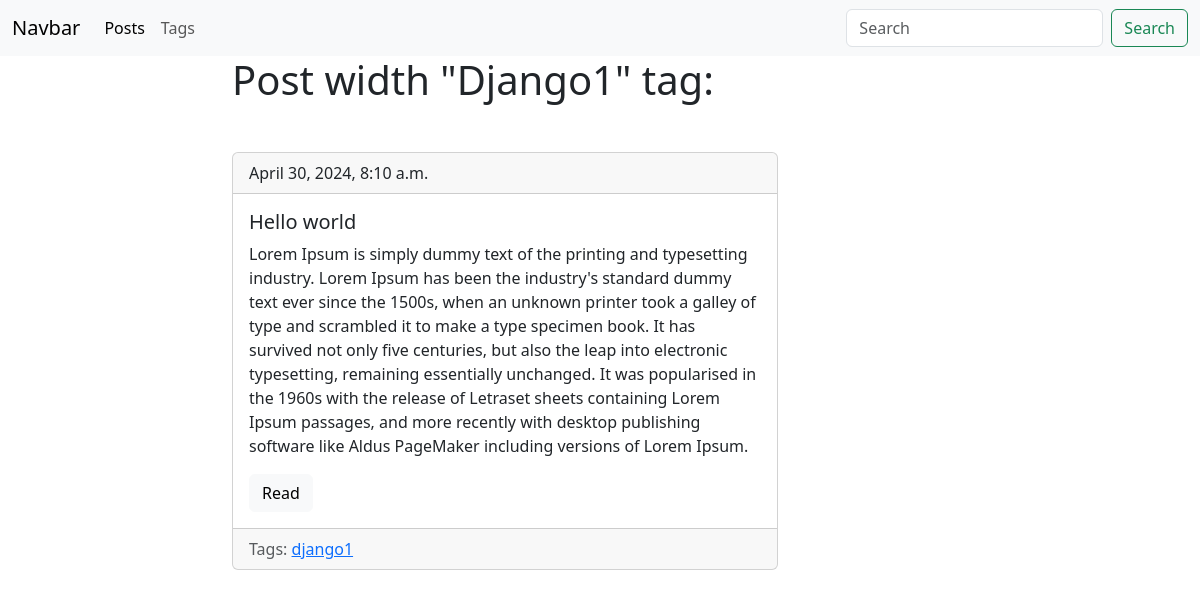
/blog/tag/django1/, run on the app's committed database.
### blog/models.py (models this page shows, shortened)
class Tag(models.Model):
     title = models.CharField(max_length=50)
     slug = models.SlugField(max_length=50, blank=True ,  unique = True)
     def get_absolute_url(self):
          return reverse('tag_detail_url', kwargs = {'slug':self.slug})
     class Meta:
          ordering = ['title']

class Post(models.Model):
     title = models.CharField(max_length = 150, db_index = True)
     slug = models.SlugField(max_length = 150, blank=True, unique = True)
     bodu = models.TextField(blank = True, db_index = True)
     date_pub = models.DateTimeField(auto_now_add = True)
     tags = models.ManyToManyField('Tag', blank=True, related_name='posts')
     def get_absolute_url(self):
         return reverse("post_detail_url", kwargs={'slug':self.slug})
     class Meta:
          ordering = ['-date_pub']

### blog/views.py (the view)
# urls.py: path('tag/<str:slug>/', Tag_detail.as_view() , name='tag_detail_url'),
class Tag_detail(ObjectDetailMixin,View):
    model = Tag
    template =  'blog/tag_detail.html'

### blog/utils.py (called while the page is built)
    def get(self,request,slug):
            obj  = get_object_or_404(self.model,slug__iexact=slug)
            return render(request, self.template, context = {self.model.__name__.lower(): obj, 'admin_object':obj , 'detail':True})

### blog/templates/blog/tag_detail.html (shortened to what this page needs)
{%extends 'blog/base_blog.html'%}
{%block content %}
<h1 class = "mb-5"> Post width "{{tag.title|title}}"  tag: </h1>
{%for post in tag.posts.all%}
{% include 'blog/includes/post_cardTempletes.html'%}
{%endfor%}
{%endblock%}

### blog/templates/blog/base_blog.html (shortened to what this page needs)
{%extends 'base.html'%}

### templates/base.html (shortened to what this page needs)
{% load static %}
<!DOCTYPE html>
<html>
  <head>
    <link
      href="https://cdn.jsdelivr.net/npm/bootstrap@5.3.3/dist/css/bootstrap.min.css"
      rel="stylesheet"
    />
    <link rel ="stylesheet" href="{% static 'css/styles.css'%}">
  </head>
  <body>
    <nav class="navbar navbar-expand-lg bg-body-tertiary  data-bs-theme="dark" " >
      <div class="container-fluid">
        <a class="navbar-brand" href="#">Navbar</a>
        <div class="collapse navbar-collapse" id="navbarSupportedContent">
          <ul class="navbar-nav me-auto mb-2 mb-lg-0">
            <li class="nav-item">
              <a class="nav-link active" aria-current="page" href="{% url 'posts_list_url' %}">Posts</a>
            </li>
            <li class="nav-item">
              <a class="nav-link" href="{% url 'tags_list_url'%}">Tags</a>
            </li>
          </ul>
          <form class="d-flex" role="search" action="{% url 'posts_list_url' %}">
            <input class="form-control me-2" type="search" placeholder="Search" aria-label="Search" name="search">
            <button class="btn btn-outline-success" type="submit">Search</button>
          </form>
        </div>
      </div>
    </nav>
    <div class="container">
      <div class=row>
          <div class="col-6 offset-md-2">
            {% block content %}{% endblock %}
          </div>
        </div>
      </div>
  </body>
</html>

### blog/templates/blog/includes/post_cardTempletes.html
<div class="card">
    <div class="card-header">{{post.date_pub}}</div>
    <div class="card-body">
      <h5 class="card-title">{{post.title}}</h5>
      <p class="card-text">{{post.bodu}}</p>
      <a href="{{post.get_absolute_url}}" class="btn btn-light">Read</a>
    </div>
    <div class="card-footer text-body-secondary">
       Tags:
       {%for tag in post.tags.all%}
        <a href = "{{tag.get_absolute_url}}">{{tag.title}}</a>
       {%endfor%}
      </div>
  </div>
  <br />

### data on the page
Tag: title "Django1", title "django1"
Post: date_pub "April 30, 2024, 8:10 a.m.", title "Hello world", bodu "Lorem Ipsum is simply dummy text of the printing and typesetting industry. Lorem Ipsum has been the industry's standard dummy text ever since the 1500s, when an unknown printer took a galley of type and scrambled it to make a type specimen book. It has survived not only five centuries, but also the leap into electronic typesetting, remaining essentially unchanged. It was popularised in the 1960s with the release of Letraset sheets containing Lorem Ipsum passages, and more recently with desktop publishing software like Aldus PageMaker including versions of Lorem Ipsum."
